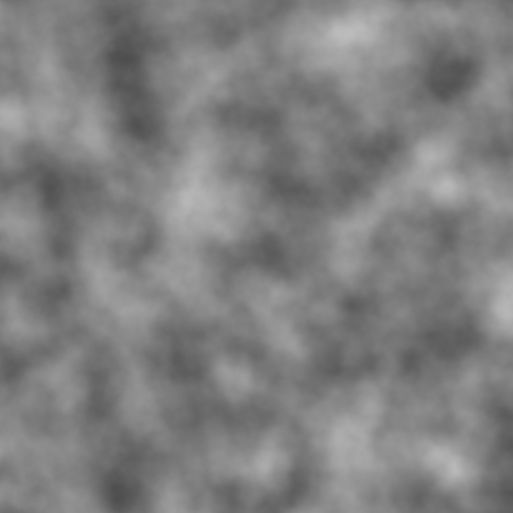
#> input picture Assets/Terrains/H-field/grassland_H/terrain_000.png, 513 x 513 px
$ python visualize_Hmap.py
#> lines starting #> are read from the running program, lines starting #| are printed output that depends on the picture
import numpy as np
import matplotlib.pyplot as plt
from mpl_toolkits.mplot3d import Axes3D
from PIL import Image

# --- 1. 加载高度图 ---
# 将 'your_heightmap.png' 替换为你的文件名
try:
    img = Image.open('./grassland_H/terrain_000.png').convert('L')  # 'L'模式表示灰度图
#> img is the input picture: PIL image 513x513 L; min 78, max 188, mean 127.9
except FileNotFoundError:
    print("错误：请确保 'your_heightmap.png' 文件在正确的路径下！")
    exit()

# 将图像数据转换为numpy数组
# 数组中的值将代表地形的高度
z_data = np.array(img)

# 为了让地形起伏更明显，可以根据需要乘以一个缩放因子
# 如果您的地形已经很明显，可以跳过这一步或减小因子
height_scale = 0.001
z_data = z_data * height_scale
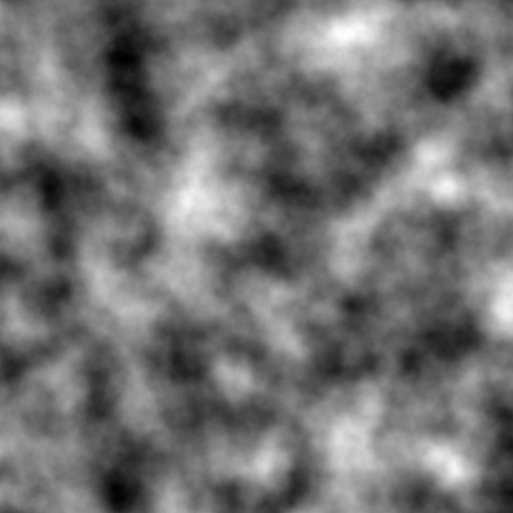
#> z_data: shape (513, 513) float64; min 0.078, max 0.188, mean 0.128; drawn with min black and max white

# --- 2. 创建坐标网格 ---
# 获取图像的尺寸
height, width = z_data.shape
#> height = 513; width = 513
x_data = np.arange(width)
#> x_data = 513 values from 0 to 512
y_data = np.arange(height)
#> y_data = 513 values from 0 to 512

# 创建网格
X, Y = np.meshgrid(x_data, y_data)

# --- 3. 创建3D图形 ---
fig = plt.figure(figsize=(16, 12))  # 创建一个更大尺寸的图形，以便获得更高清的输出
ax = fig.add_subplot(111, projection='3d')

# --- 4. 绘制表面并进行美化 ---
# 使用 'cmap' 参数选择一个漂亮的颜色映射
# 推荐: 'viridis', 'plasma', 'inferno', 'magma', 'cividis', 'terrain'
# stride参数可以降低渲染密度，让曲面更平滑，尤其是在高分辨率图像上
surf = ax.plot_surface(X, Y, z_data, cmap='terrain', rstride=5, cstride=5,
                       linewidth=0, antialiased=True, shade=True)
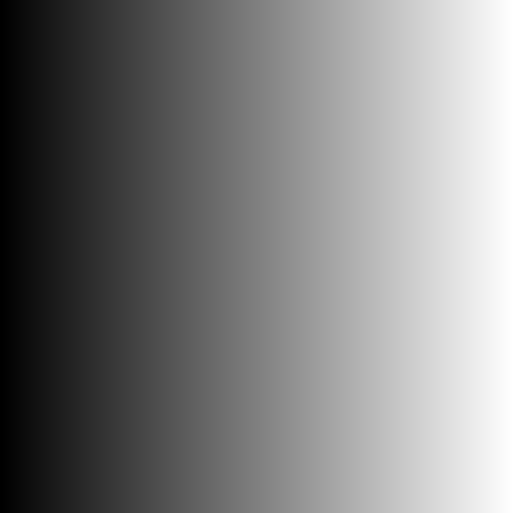
#> X: shape (513, 513) int64; min 0, max 512, mean 256; drawn with min black and max white

# --- 5. 精细化美学调整 ---
# a) 设置视角 (elevation, azimuth)
# elevation: 上下视角. azimuth: 水平旋转角度
ax.view_init(elev=85, azim=0)
ax.axis('off')

# [22 lines of commented-out code are left out]
plt.subplots_adjust(left=0, right=1, top=1, bottom=0)

# --- 6. 保存为高清图片 ---
# dpi (dots per inch) 参数决定了输出图片的分辨率，300是印刷级别的高清标准
# transparent=True 使背景透明，可以更好地融入PPT
plt.savefig('3d_visualization.png', dpi=300, transparent=True, bbox_inches='tight', pad_inches=0)
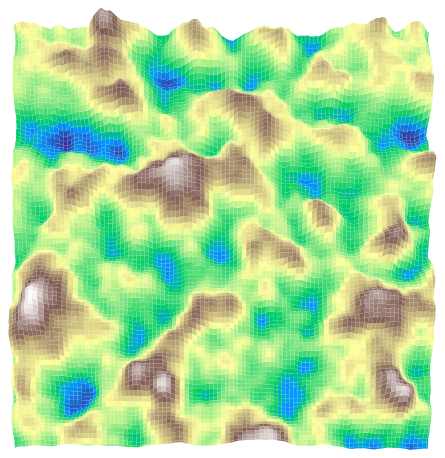
#> figure drawn by matplotlib, 1 panel

print("3D可视化图片 '3d_visualization.png' 已成功保存！")

# 显示图形 (可选)
plt.show()

$ run again, with Assets/Terrains/H-field/grassland_H/terrain_001.png copied over Assets/Terrains/H-field/grassland_H/terrain_000.png
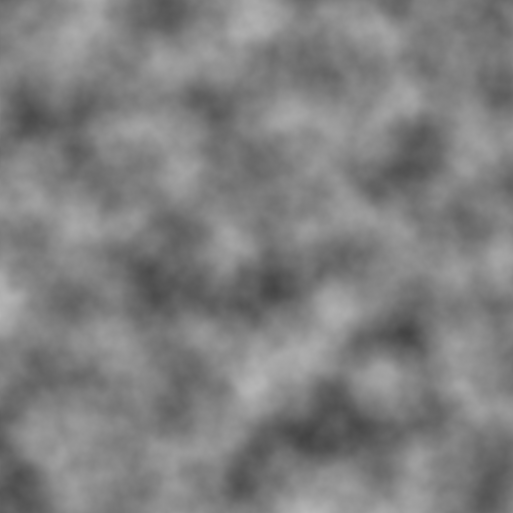
#> input picture Assets/Terrains/H-field/grassland_H/terrain_001.png, 513 x 513 px
#> img is the input picture: PIL image 513x513 L; min 67, max 183, mean 127.5
#> `z_data = z_data * height_scale`:
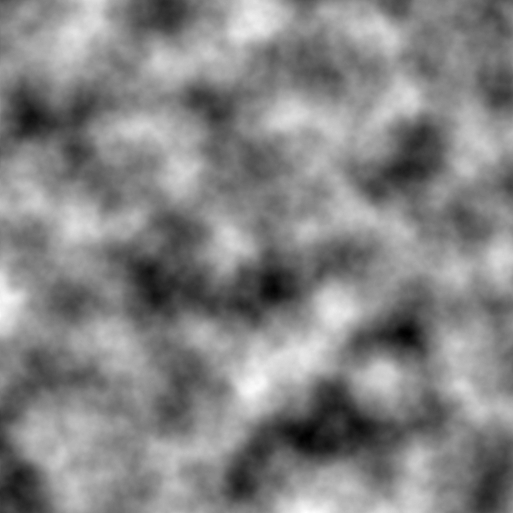
#> z_data: shape (513, 513) float64; min 0.067, max 0.183, mean 0.128; drawn with min black and max white
#> `plt.savefig('3d_visualization.png', dpi=300, transparent=True, bbox_in..`:
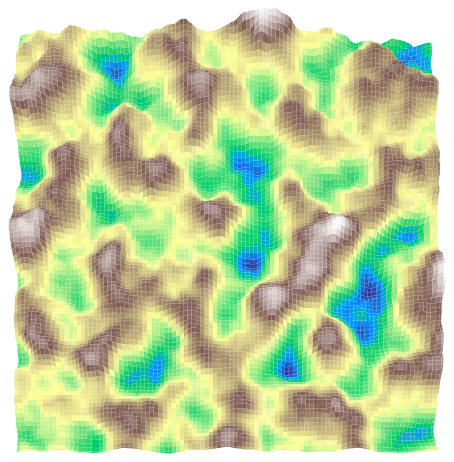
#> figure drawn by matplotlib, 1 panel

$ run again, with Assets/Terrains/H-field/grassland_H/terrain_002.png copied over Assets/Terrains/H-field/grassland_H/terrain_000.png
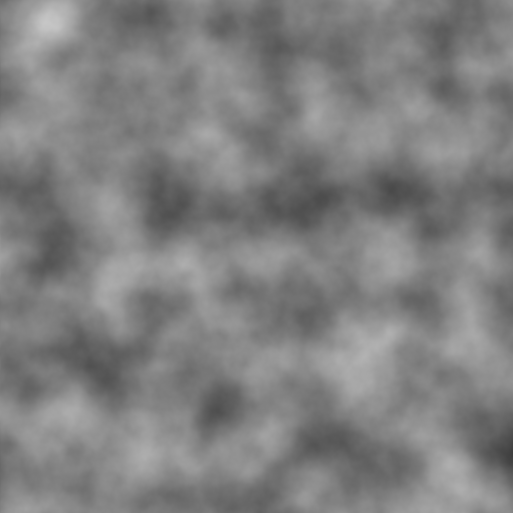
#> input picture Assets/Terrains/H-field/grassland_H/terrain_002.png, 513 x 513 px
#> img is the input picture: PIL image 513x513 L; min 61, max 198, mean 128
#> `z_data = z_data * height_scale`:
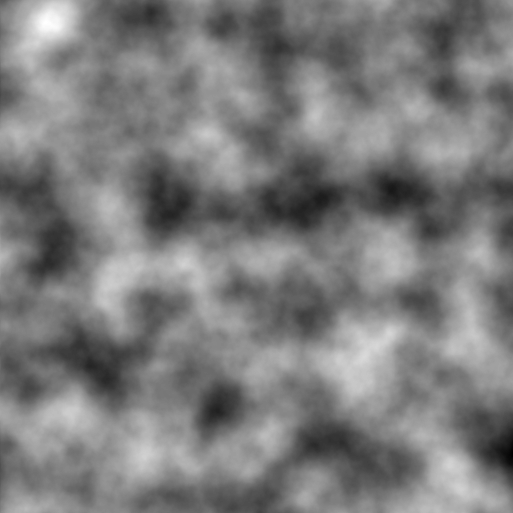
#> z_data: shape (513, 513) float64; min 0.061, max 0.198, mean 0.128; drawn with min black and max white
#> `plt.savefig('3d_visualization.png', dpi=300, transparent=True, bbox_in..`:
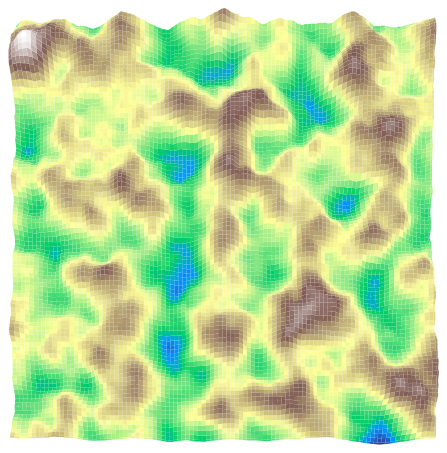
#> figure drawn by matplotlib, 1 panel
